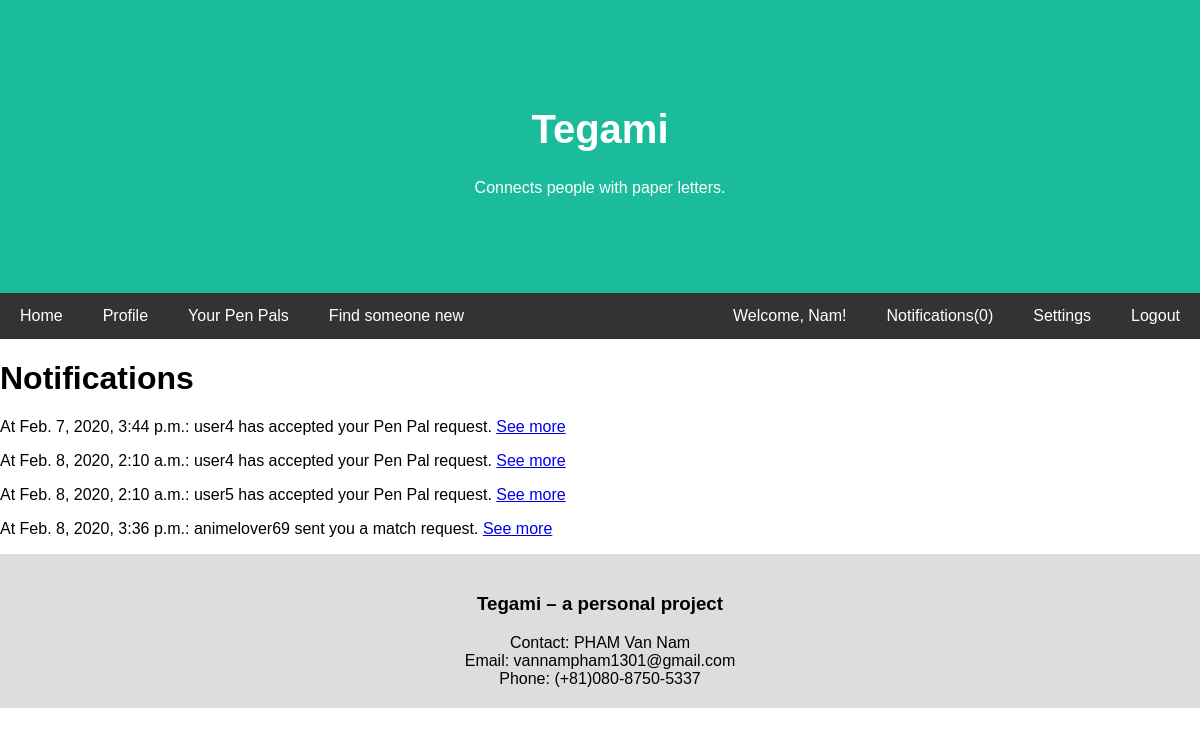
Screenshot of /account/notifications/ (signed in) with the database file from the repository.
### userController/models.py (models this page shows, shortened)
class Profile(models.Model):
    user = models.OneToOneField(User, on_delete=models.CASCADE, related_name='profile')
    GENDER_FEMALE = 0
    GENDER_MALE = 1
    GENDER_CHOICES = [(GENDER_FEMALE, 'Female'), (GENDER_MALE, 'Male')]
    gender = models.IntegerField(choices=GENDER_CHOICES, default=GENDER_MALE)
    intro = models.TextField(max_length=500, blank=True)
    COUNTRY_CHOICES = [
        ('VN', 'Vietnam'),
        ('JP', 'Japan')
        ]
    country = models.CharField(max_length=2, choices=COUNTRY_CHOICES, default='JP')
    address = models.CharField(max_length=100, blank=True)
    DoB = models.DateField(null=True, blank=True)
    profile_pic = models.CharField(max_length=500, blank=True)
    spoken_languages= models.CharField(max_length=100, default="en")
    def count_unread_notis(self):
        notis= self.user.notifications.filter(read=False).count()
        return notis

class Notifications(models.Model):
    user= models.ForeignKey(User, on_delete=models.CASCADE, related_name='notifications')
    time= models.DateTimeField()
    content= models.TextField(max_length=200)
    read= models.BooleanField()
    url= models.URLField()

### userController/views.py (the view)
# urls.py: path('notifications/', views.notifications_view, name='notifications'),
@login_required
def notifications_view(request):
    current_user= request.user
    notifications= current_user.notifications.all()
    for noti in notifications:
        if noti.read==False:
            noti.read=True
            noti.save()
    context= {'notifications': notifications}
    return render(request, 'basic_interface/notifications.html', context)

### templates/basic_interface/notifications.html (shortened to what this page needs)
{% extends "./../common/template.html" %}
{% block content %}
    <h1>Notifications</h1>
    {% if notifications %}
        {% for noti in notifications %}
            <p>At {{ noti.time }}: {{ noti.content }} <a href="{{ noti.url }}">See more</a></p>
        {% endfor %}
    {% else %}
        <p>No notifications to display.</p>
    {% endif %}
{% endblock %}

### templates/common/template.html (shortened to what this page needs)
<!DOCTYPE html>
<html lang="en">
<head>
{% load static %}
<link rel="stylesheet" href="{% static 'css/styles.css' %}">
</head>
<body>
<a href="{% url 'home' %}" style="text-decoration: none;">
<div class="header">
  <h1>Tegami</h1>
  <p>Connects people with paper letters.</p>
</div></a>
<div class="navbar">
  <a href="{% url 'home' %}">Home</a>
  <a href="{% url 'profile' %}">Profile</a>
  <a href="{% url 'current_pals' %}">Your Pen Pals</a>
  <a href="{% url 'matching_query' %}">Find someone new</a>
  {% if user.is_authenticated %}
    <a href="{% url 'logout' %}" class="right">Logout</a>
    <a href="{% url 'settings' %}" class="right">Settings</a>
    <a href="{% url 'notifications' %}" class="right">Notifications({{ user.profile.count_unread_notis }})</a>
    <a href="{% url 'profile' %}" class="right">Welcome, {{ user.first_name }}!</a>
  {% else %}
    <a href="{% url 'register' %}" class="right">Register</a>
    <a href="{% url 'login' %}" class="right">Login</a>
  {% endif %}
</div>
<div>
    {% block content %}{% endblock %}
</div>
<div class="footer">
  <h3>Tegami – a personal project</h3>
  Contact: PHAM Van Nam <br>
  Email: vannampham1301@gmail.com<br>
  Phone: (+81)080-8750-5337
</div>
</body>
</html>

### static/css/styles.css (style rules this page uses)
* { box-sizing: border-box; }
body { font-family: Arial, Helvetica, sans-serif; margin: 0; }
.header { padding: 80px; text-align: center; background: #1abc9c; color: white; }
.header h1 { font-size: 40px; }
.navbar { overflow: hidden; background-color: #333; position: sticky; position: -webkit-sticky; top: 0; }
.navbar a { float: left; display: block; color: white; text-align: center; padding: 14px 20px; text-decoration: none; }
.navbar a.right { float: right; }
.footer { padding: 20px; text-align: center; background: #ddd; }

### rows the page displays
Notifications: time "Feb. 7, 2020, 3:44 p.m.", content "user4 has accepted your Pen Pal request."
Notifications: time "Feb. 8, 2020, 2:10 a.m.", content "user4 has accepted your Pen Pal request."
Notifications: time "Feb. 8, 2020, 2:10 a.m.", content "user5 has accepted your Pen Pal request."
Notifications: time "Feb. 8, 2020, 3:36 p.m.", content "animelover69 sent you a match request."

### other values shown
{{ user.profile.count_unread_notis }} "0"
{{ user.first_name }} "Nam"
